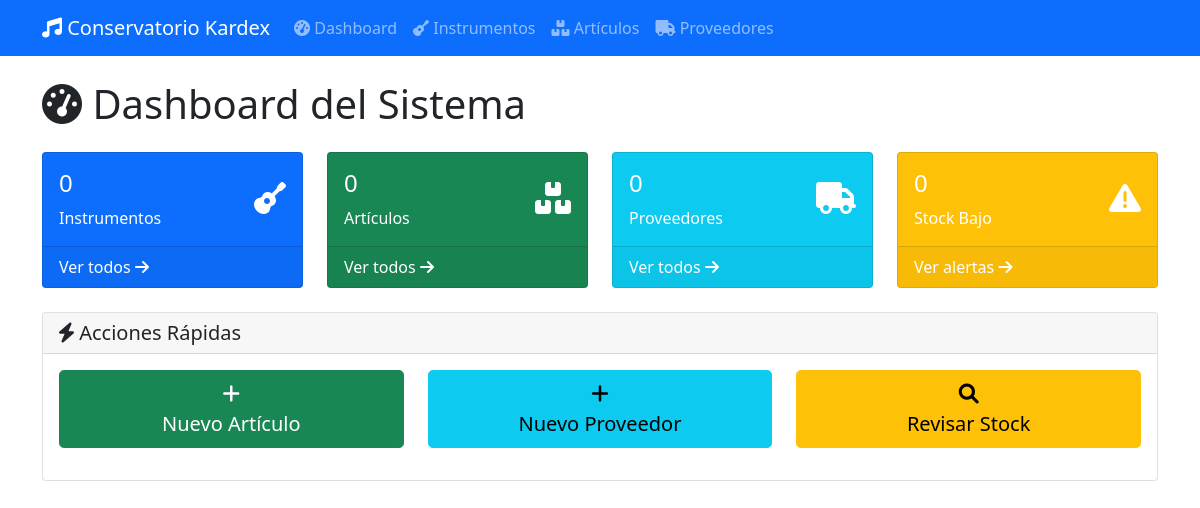
Before: / with the older database file.
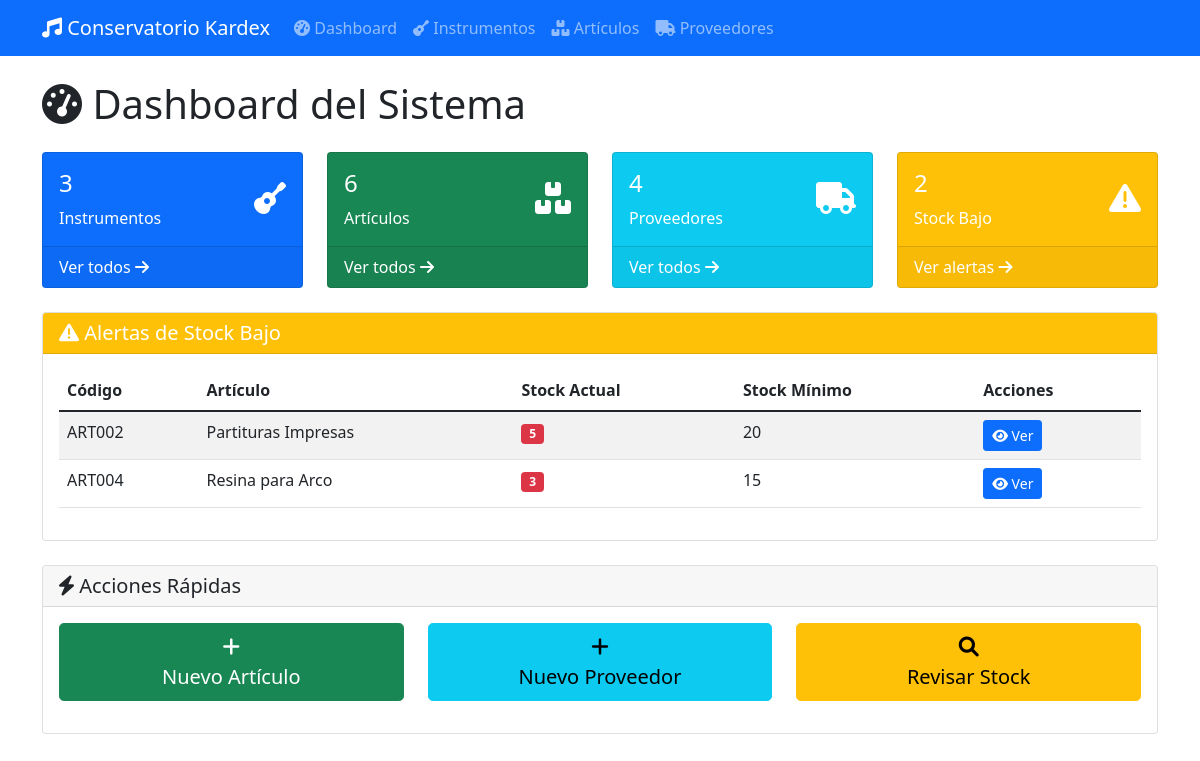
After: the same page with the newer database file.
### app/database/models.py (models this page shows, shortened)
class Articulo(db.Model):
    __tablename__ = 'tb_articulo'
    i_id = db.Column(db.Integer, db.ForeignKey('tb_item.id'), primary_key=True)
    a_c_contable = db.Column(db.String(20), nullable=False)
    a_stockMax = db.Column(db.Integer)
    a_stockMin = db.Column(db.Integer)
    created_at = db.Column(db.DateTime, default=datetime.utcnow)
    updated_at = db.Column(db.DateTime, default=datetime.utcnow, onupdate=datetime.utcnow)

class BaseModel(db.Model):
    __abstract__ = True
    id = db.Column(db.Integer, primary_key=True)
    created_at = db.Column(db.DateTime, default=datetime.utcnow)
    updated_at = db.Column(db.DateTime, default=datetime.utcnow, onupdate=datetime.utcnow)

class Item(BaseModel):
    __tablename__ = 'tb_item'
    i_codigo = db.Column(db.String(20), unique=True, nullable=False)
    i_nombre = db.Column(db.String(200), nullable=False)
    i_tipo = db.Column(db.String(20), nullable=False)  # 'instrumento' o 'articulo'
    i_cantidad = db.Column(db.Integer, default=0)
    i_vUnitario = db.Column(db.Numeric(10, 2), default=0.0)
    i_vTotal = db.Column(db.Numeric(10, 2), default=0.0)
    instrumento = db.relationship('Instrumento', backref='item', uselist=False)
    articulo = db.relationship('Articulo', backref='item', uselist=False)
    movimientos = db.relationship('MovimientoDetalle', backref='item', lazy=True)
    stock = db.relationship('Stock', backref='item', uselist=False)

### app/routes/web/dashboard.py (the view)
@bp.route('/')
def index():
    instrumento_service = InstrumentoService()
    articulo_service = ArticuloService()
    proveedor_service = ProveedorService()
    total_instrumentos = len(instrumento_service.obtener_todos())
    total_articulos = len(articulo_service.obtener_todos())
    total_proveedores = len(proveedor_service.obtener_todos())
    articulos_stock_bajo = len(articulo_service.obtener_stock_bajo())
    estadisticas = {
        'total_instrumentos': total_instrumentos,
        'total_articulos': total_articulos,
        'total_proveedores': total_proveedores,
        'articulos_stock_bajo': articulos_stock_bajo
    }
    alertas_stock = articulo_service.obtener_stock_bajo()
    return render_template('dashboard/index.html',
                         estadisticas=estadisticas,
                         alertas_stock=alertas_stock)

### app/database/repositories/articulos.py (called while the page is built)
    def get_all_with_items(self):
        return db.session.query(Articulo, Item).join(Item, Articulo.i_id == Item.id).all()

    def get_low_stock(self):
        return db.session.query(Articulo, Item).join(Item, Articulo.i_id == Item.id).filter(Item.i_cantidad <= Articulo.a_stockMin).all()

### app/database/repositories/base.py (called while the page is built)
    def get_all(self):
        return self.model.query.all()

### app/services/articulo_service.py (called while the page is built)
    def obtener_todos(self):
        return self.repo.get_all_with_items()

    def obtener_stock_bajo(self):
        return self.repo.get_low_stock()

### app/services/instrumento_service.py (called while the page is built)
    def obtener_todos(self):
        return self.repo.get_all()

### app/services/proveedor_service.py (called while the page is built)
    def obtener_todos(self):
        return self.repo.get_all()

### app/templates/dashboard/index.html (shortened to what the changed rows need)
{% extends "base.html" %}
{% block content %}
<div class="row">
    <div class="col-12">
        <h1 class="mb-4">
            <i class="fas fa-tachometer-alt"></i> Dashboard del Sistema
        </h1>
    </div>
</div>
<div class="row mb-4">
    <div class="col-md-3">
        <div class="card bg-primary text-white">
            <div class="card-body">
                <div class="d-flex justify-content-between">
                    <div>
                        <h4>{{ estadisticas.total_instrumentos }}</h4>
                        <p class="mb-0">Instrumentos</p>
                    </div>
                </div>
            </div>
        </div>
    </div>
    <div class="col-md-3">
        <div class="card bg-success text-white">
            <div class="card-body">
                <div class="d-flex justify-content-between">
                    <div>
                        <h4>{{ estadisticas.total_articulos }}</h4>
                        <p class="mb-0">Artículos</p>
                    </div>
                </div>
            </div>
        </div>
    </div>
    <div class="col-md-3">
        <div class="card bg-info text-white">
            <div class="card-body">
                <div class="d-flex justify-content-between">
                    <div>
                        <h4>{{ estadisticas.total_proveedores }}</h4>
                        <p class="mb-0">Proveedores</p>
                    </div>
                </div>
            </div>
        </div>
    </div>
    <div class="col-md-3">
        <div class="card bg-warning text-white">
            <div class="card-body">
                <div class="d-flex justify-content-between">
                    <div>
                        <h4>{{ estadisticas.articulos_stock_bajo }}</h4>
                        <p class="mb-0">Stock Bajo</p>
                    </div>
                </div>
            </div>
        </div>
    </div>
</div>
{% if alertas_stock %}
<div class="row">
    <div class="col-12">
        <div class="card">
            <div class="card-header bg-warning text-white">
                <h5 class="mb-0">
                    <i class="fas fa-exclamation-triangle"></i> Alertas de Stock Bajo
                </h5>
            </div>
            <div class="card-body">
                <div class="table-responsive">
                    <table class="table table-striped">
                        <thead>
                            <tr>
                                <th>Código</th>
                                <th>Artículo</th>
                                <th>Stock Actual</th>
                                <th>Stock Mínimo</th>
                                <th>Acciones</th>
                            </tr>
                        </thead>
                        <tbody>
                            {% for articulo, item in alertas_stock %}
                            <tr>
                                <td>{{ item.i_codigo }}</td>
                                <td>{{ item.i_nombre }}</td>
                                <td>
                                    <span class="badge bg-danger">{{ item.i_cantidad }}</span>
                                </td>
                                <td>{{ articulo.a_stockMin }}</td>
                                <td>
                                    <a href="{{ url_for('articulos.detalle_articulo', codigo=item.i_codigo) }}"
                                       class="btn btn-sm btn-primary">
                                        <i class="fas fa-eye"></i> Ver
                                    </a>
                                </td>
                            </tr>
                            {% endfor %}
                        </tbody>
                    </table>
                </div>
            </div>
        </div>
    </div>
</div>
{% endif %}
{% endblock %}

Changed rows visible on the page:
added Articulo: i_codigo "ART002", i_nombre "Partituras Impresas", i_cantidad "5", a_stockMin "20"
added Articulo: i_codigo "ART004", i_nombre "Resina para Arco", i_cantidad "3", a_stockMin "15"
Other visible differences:
{{ estadisticas.total_instrumentos }}: "0" → "3"
{{ estadisticas.total_articulos }}: "0" → "6"
{{ estadisticas.total_proveedores }}: "0" → "4"
{{ estadisticas.articulos_stock_bajo }}: "0" → "2"
text now shown: "Alertas de Stock Bajo Código Artículo Stock Actual Stock Mínimo Acciones"
